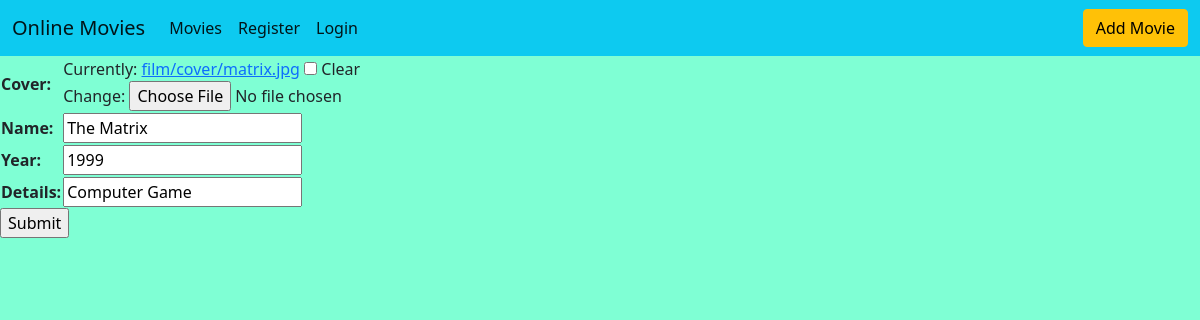
Screenshot of /editmovie/1 with the database file from the repository.
### filmapp/models.py (models this page shows, shortened)
class Filmapp(models.Model):
    cover=models.FileField(upload_to='film/cover',null=True,blank=True)
    name=models.CharField(max_length=20)
    year=models.IntegerField()
    details=models.CharField(max_length=20)

### filmapp/views.py (the view)
# urls.py: path('editmovie/<int:p>', views.editmovie, name="editmovie"),
def editmovie(request,p):
    b=Filmapp.objects.get(id=p)
    form=filmform(instance=b)
    if(request.method=="POST"):
        form=filmform(request.POST,request.FILES,instance=b)
        if(form.is_valid()):
            form.save()
            return home(request)
    return render(request,'add.html',{'form':form})

### filmapp/forms.py
class filmform(forms.ModelForm):
    class Meta:
        model=Filmapp
        fields='__all__'

### templates/add.html (shortened to what this page needs)
<!DOCTYPE html>
{% extends 'base.html' %}
{% load static %}
{% block content %}
<form method="POST" enctype="multipart/form-data">
    <table>
    {{form.as_table}}
        </table>
    <input type="submit">
</form>
{% endblock %}

### static/css/a.css (style rules this page uses)
body { background-color: lightblue; }

### rows the page displays
Filmapp: name "The Matrix", year "1999", details "Computer Game"
